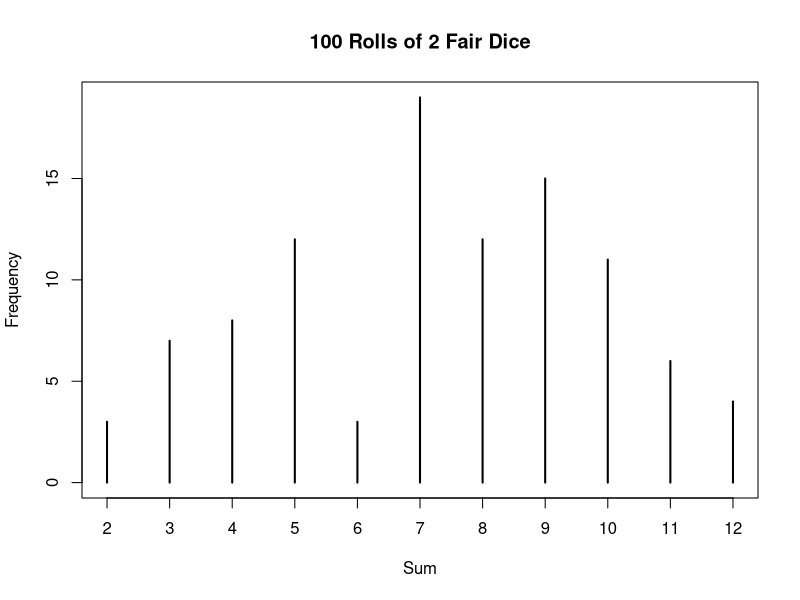
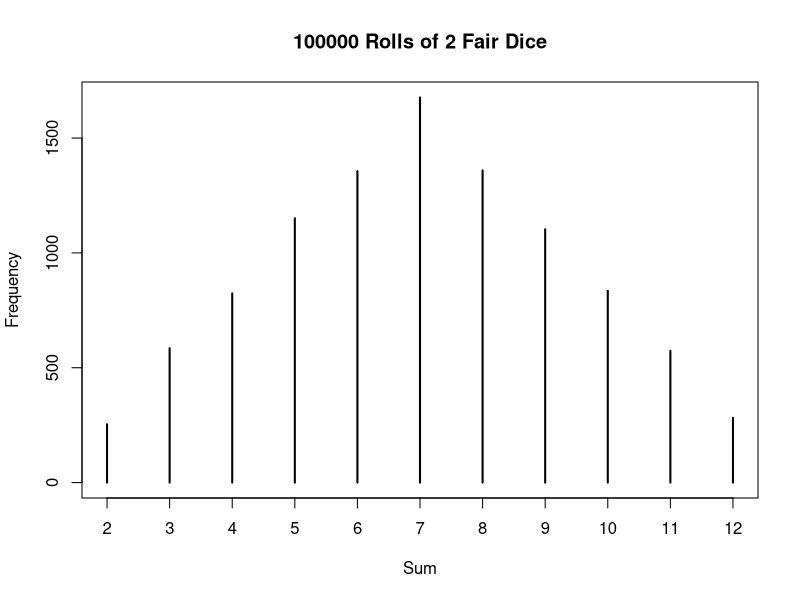

Here is the R script that generated these plots, in order:
## ---- chunk 1
randomnum = sample(x = 1:10, size=5, replace=TRUE)
print(randomnum)
print(sum(randomnum))
## ---- chunk 2
dice.roll <- sample(1:6, size = 2, replace = TRUE)
dice.roll
## ---- chunk 3
two.dice <- function(){
  dice <- sample(1:6, size = 2, replace = TRUE)
  return(sum(dice))
}
## ---- chunk 4
two.dice()
## ---- chunk 5
# set.seed(1) 
sim10<-replicate(n = 10, expr = two.dice())
sim10 #remember, the value returned by the function is the sum of two dice values
## ---- chunk 6
mean(sim10)
## ---- chunk 7
set.seed(123)
sim100<-replicate(n = 100, expr = two.dice())
head(sim100, 10)
## ---- chunk 8
mean(sim100)
## ---- chunk 9
table(sim100)
## ---- chunk 10
table(sim100)/length(sim100)
## ---- chunk 11
plot(table(sim100), xlab = 'Sum', ylab = 'Frequency', main = '100 Rolls of 2 Fair Dice')
## ---- chunk 12
set.seed(7)
sim10k<-replicate(n = 10000, expr = two.dice())
mean(sim10k)
## ---- chunk 13
###################################
# your code here, copy from above and edit the data argument

table(sim10k)

###################################
## ---- chunk 14
###################################
# your code here, copy from above and edit the data argument
plot(table(sim10k), xlab = 'Sum', ylab = 'Frequency', main = '100000 Rolls of 2 Fair Dice')


###################################
